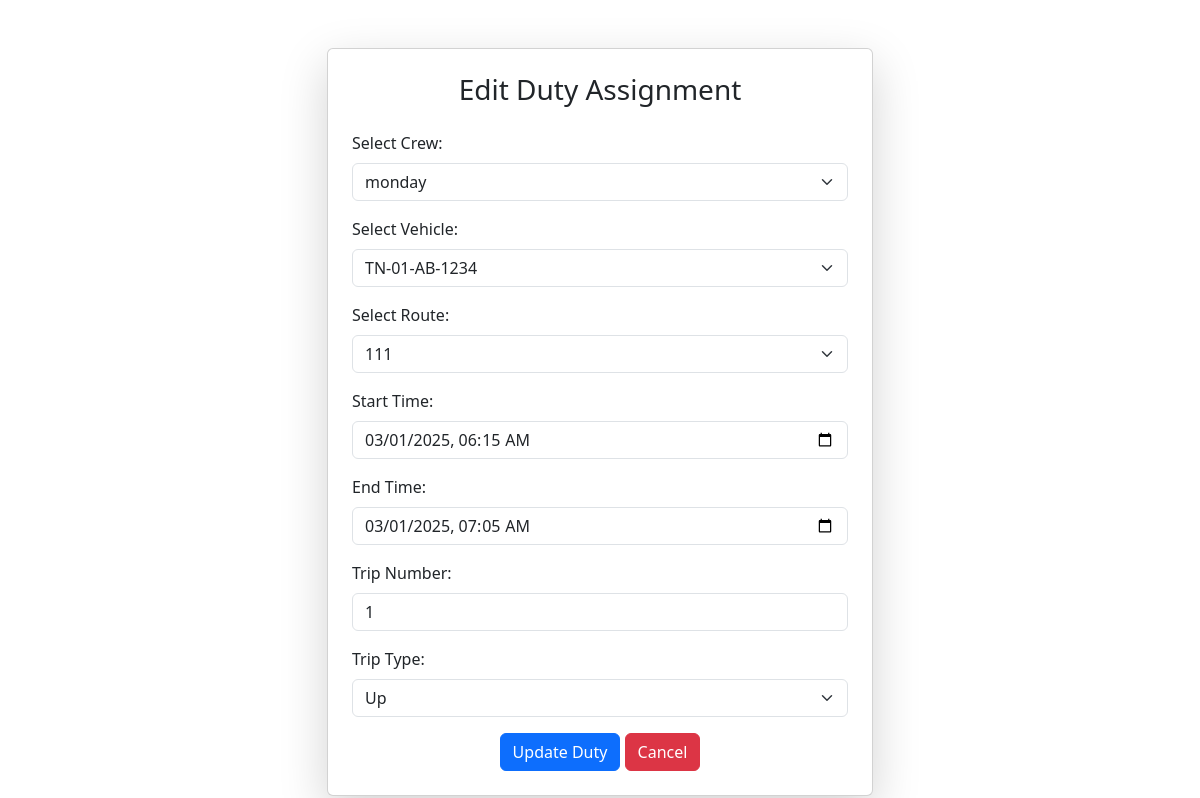
Screenshot of /edit_duty.php?id=17 with the database file from the repository.
### tables this page shows
CREATE TABLE `duty_assignments` (
  `id` int(11) NOT NULL,
  `crew_id` int(11) NOT NULL,
  `vehicle_id` int(11) NOT NULL,
  `route_id` int(11) NOT NULL,
  `start_time` datetime NOT NULL,
  `end_time` datetime NOT NULL,
  `trip_type` enum('up','down') NOT NULL,
  `trip_number` int(11) NOT NULL
);

CREATE TABLE `crews` (
  `id` int(11) NOT NULL,
  `crew_name` varchar(255) NOT NULL,
  `crew_member1` varchar(100) DEFAULT NULL,
  `crew_member2` varchar(100) DEFAULT NULL,
  `crew_member1_role` varchar(100) DEFAULT NULL,
  `crew_member2_role` varchar(100) DEFAULT NULL
);

CREATE TABLE `vehicles` (
  `id` int(11) NOT NULL,
  `vehicle_number` varchar(20) NOT NULL,
  `capacity` int(11) NOT NULL,
  `make_year` year(4) NOT NULL,
  `model_type` varchar(50) NOT NULL,
  `due_for_next_service` date NOT NULL,
  `due_for_insurance` date NOT NULL,
  `due_for_fc` date NOT NULL,
  `created_at` timestamp NOT NULL DEFAULT current_timestamp()
);

CREATE TABLE `routes` (
  `route_id` int(11) NOT NULL,
  `route_number` varchar(50) NOT NULL,
  `start_location` varchar(255) NOT NULL,
  `start_latitude` decimal(10,6) NOT NULL,
  `start_longitude` decimal(10,6) NOT NULL,
  `end_location` varchar(255) NOT NULL,
  `end_latitude` decimal(10,6) NOT NULL,
  `end_longitude` decimal(10,6) NOT NULL,
  `total_distance` decimal(10,2) NOT NULL
);

### edit_duty.php (the view, shortened to what this page needs)
<?php
$host = "localhost";
$user = "root";
$pass = "";
$dbname = "user_auth";
$conn = new mysqli($host, $user, $pass, $dbname);
if (isset($_GET['id'])) {
    $id = (int)$_GET['id'];
    $result = $conn->query("SELECT * FROM duty_assignments WHERE id = $id");
    $duty = $result->fetch_assoc();
}
$crews = $conn->query("SELECT * FROM crews")->fetch_all(MYSQLI_ASSOC);
$vehicles = $conn->query("SELECT * FROM vehicles")->fetch_all(MYSQLI_ASSOC);
$routes = $conn->query("SELECT * FROM routes")->fetch_all(MYSQLI_ASSOC);
?>
<!DOCTYPE html>
<html lang="en">
<head>
    <link rel="stylesheet" href="https://cdn.jsdelivr.net/npm/bootstrap@5.3.0/dist/css/bootstrap.min.css">
</head>
<body>
    <div class="container mt-5">
        <div class="row justify-content-center">
            <div class="col-lg-6 col-md-8">
                <div class="card shadow-lg p-4">
                    <h3 class="text-center mb-4">Edit Duty Assignment</h3>
                    <form method="post">
                        <div class="mb-3">
                            <label class="form-label">Select Crew:</label>
                            <select name="crew_id" class="form-select" required>
                                <?php foreach ($crews as $crew) { ?>
                                    <option value="<?= $crew['id'] ?>" <?= $crew['id'] == $duty['crew_id'] ? 'selected' : '' ?>><?= $crew['crew_name'] ?></option>
                                <?php } ?>
                            </select>
                        </div>
                        <div class="mb-3">
                            <label class="form-label">Select Vehicle:</label>
                            <select name="vehicle_id" class="form-select" required>
                                <?php foreach ($vehicles as $vehicle) { ?>
                                    <option value="<?= $vehicle['id'] ?>" <?= $vehicle['id'] == $duty['vehicle_id'] ? 'selected' : '' ?>><?= $vehicle['vehicle_number'] ?></option>
                                <?php } ?>
                            </select>
                        </div>
                        <div class="mb-3">
                            <label class="form-label">Select Route:</label>
                            <select name="route_id" class="form-select" required>
                                <?php foreach ($routes as $route) { ?>
                                    <option value="<?= $route['route_id'] ?>" <?= $route['route_id'] == $duty['route_id'] ? 'selected' : '' ?>><?= $route['route_number'] ?></option>
                                <?php } ?>
                            </select>
                        </div>
                        <div class="mb-3">
                            <label class="form-label">Start Time:</label>
                            <input type="datetime-local" name="start_time" class="form-control" value="<?= $duty['start_time'] ?>" required>
                        </div>
                        <div class="mb-3">
                            <label class="form-label">End Time:</label>
                            <input type="datetime-local" name="end_time" class="form-control" value="<?= $duty['end_time'] ?>" required>
                        </div>
                        <div class="mb-3">
                            <label class="form-label">Trip Number:</label>
                            <input type="number" name="trip_number" class="form-control" value="<?= $duty['trip_number'] ?>" required>
                        </div>
                        <div class="mb-3">
                            <label class="form-label">Trip Type:</label>
                            <select name="trip_type" class="form-select" required>
                                <option value="up" <?= $duty['trip_type'] == 'up' ? 'selected' : '' ?>>Up</option>
                            </select>
                        </div>
                        <div class="text-center">
                            <button type="submit" name="update_duty" class="btn btn-primary">Update Duty</button>
                            <a href="duties.php" class="btn btn-danger">Cancel</a>
                        </div>
                    </form>
                </div>
            </div>
        </div>
    </div>
</body>
</html>

### rows the page displays
duty_assignments: crew_id "monday", vehicle_id "TN-01-AB-1234", route_id "111", start_time "03/01/2025 06:15", end_time "03/01/2025 07:05", trip_number "1", trip_type "Up"
